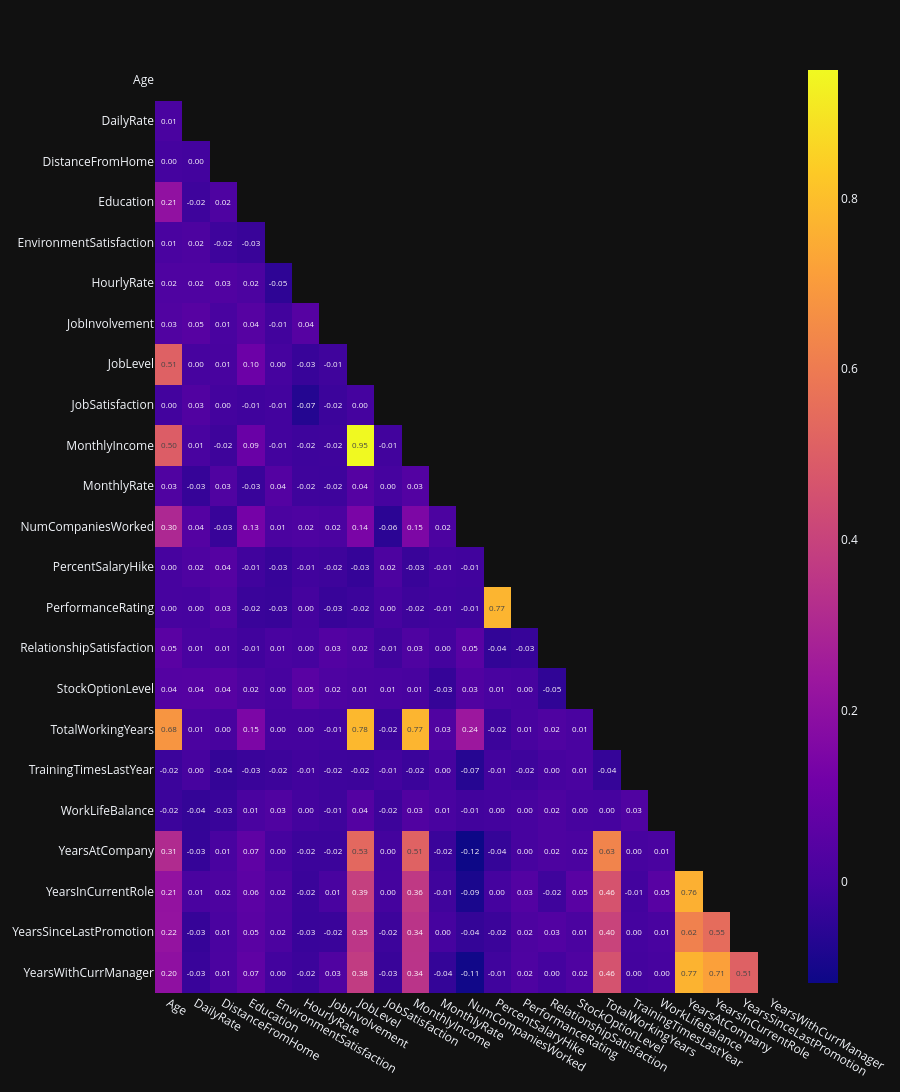

Write notebook code for a chart like this one.
### Markdown cell above
### Correlação

### Code cell
corr = df.select_dtypes('number').corr()
mask = np.triu(np.ones_like(corr, dtype=bool))
corr_masked = corr.mask(mask)

fig = px.imshow(corr_masked, aspect="auto", text_auto=".2f")
fig.update_xaxes(showgrid=False)
fig.update_yaxes(showgrid=False)
fig.update_layout(height=1500, template="plotly_dark")
fig.show()

### Figure 1 — Plotly figure (JSON) as saved in the notebook; plotly's stock layout.template omitted (floating-point values rounded to 4 significant figures; data arrays with more than 128 entries replaced by an {"elided": "..."} marker saying what was removed)
{"data": [{"coloraxis": "coloraxis", "hovertemplate": "x: %{x}<br>y: %{y}<br>color: %{z}<extra></extra>", "name": "0", "texttemplate": "%{z:.2f}", "type": "heatmap", "x": ["Age", "DailyRate", "DistanceFromHome", "Education", "EnvironmentSatisfaction", "HourlyRate", "JobInvolvement", "JobLevel", "JobSatisfaction", "MonthlyIncome", "MonthlyRate", "NumCompaniesWorked", "PercentSalaryHike", "PerformanceRating", "RelationshipSatisfaction", "StockOptionLevel", "TotalWorkingYears", "TrainingTimesLastYear", "WorkLifeBalance", "YearsAtCompany", "YearsInCurrentRole", "YearsSinceLastPromotion", "YearsWithCurrManager"], "xaxis": "x", "y": ["Age", "DailyRate", "DistanceFromHome", "Education", "EnvironmentSatisfaction", "HourlyRate", "JobInvolvement", "JobLevel", "JobSatisfaction", "MonthlyIncome", "MonthlyRate", "NumCompaniesWorked", "PercentSalaryHike", "PerformanceRating", "RelationshipSatisfaction", "StockOptionLevel", "TotalWorkingYears", "TrainingTimesLastYear", "WorkLifeBalance", "YearsAtCompany", "YearsInCurrentRole", "YearsSinceLastPromotion", "YearsWithCurrManager"], "yaxis": "y", "z": {"elided": "23x23 float values"}}], "layout": {"coloraxis": {"colorscale": [[0, "#0d0887"], [0.1111, "#46039f"], [0.2222, "#7201a8"], [0.3333, "#9c179e"], [0.4444, "#bd3786"], [0.5556, "#d8576b"], [0.6667, "#ed7953"], [0.7778, "#fb9f3a"], [0.8889, "#fdca26"], [1, "#f0f921"]]}, "height": 1500, "margin": {"t": 60}, "xaxis": {"anchor": "y", "domain": [0, 1], "showgrid": false}, "yaxis": {"anchor": "x", "autorange": "reversed", "domain": [0, 1], "showgrid": false}}}
